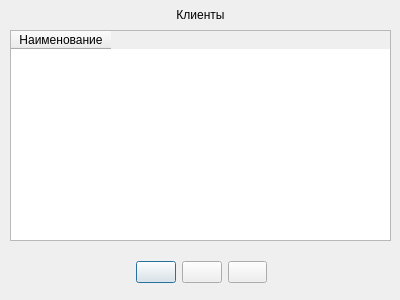
<?xml version="1.0" encoding="UTF-8"?>
<ui version="4.0">
 <class>guideDialog</class>
 <widget class="QDialog" name="guideDialog">
  <property name="windowModality">
   <enum>Qt::ApplicationModal</enum>
  </property>
  <property name="geometry">
   <rect>
    <x>0</x>
    <y>0</y>
    <width>400</width>
    <height>300</height>
   </rect>
  </property>
  <property name="minimumSize">
   <size>
    <width>400</width>
    <height>300</height>
   </size>
  </property>
  <property name="maximumSize">
   <size>
    <width>400</width>
    <height>300</height>
   </size>
  </property>
  <property name="windowTitle">
   <string/>
  </property>
  <widget class="QLabel" name="label">
   <property name="geometry">
    <rect>
     <x>105</x>
     <y>5</y>
     <width>191</width>
     <height>20</height>
    </rect>
   </property>
   <property name="styleSheet">
    <string notr="true">font: 75 12pt &quot;MS Shell Dlg 2&quot;;</string>
   </property>
   <property name="text">
    <string>Клиенты</string>
   </property>
   <property name="alignment">
    <set>Qt::AlignCenter</set>
   </property>
  </widget>
  <widget class="QTableWidget" name="tableWidget">
   <property name="geometry">
    <rect>
     <x>10</x>
     <y>30</y>
     <width>381</width>
     <height>211</height>
    </rect>
   </property>
   <column>
    <property name="text">
     <string>Наименование</string>
    </property>
   </column>
  </widget>
  <widget class="QWidget" name="horizontalLayoutWidget">
   <property name="geometry">
    <rect>
     <x>136</x>
     <y>257</y>
     <width>131</width>
     <height>30</height>
    </rect>
   </property>
   <layout class="QHBoxLayout" name="horizontalLayout">
    <item>
     <widget class="QPushButton" name="addButton">
      <property name="text">
       <string/>
      </property>
      <property name="icon">
       <iconset>
        <normaloff>../../icons/add48.png</normaloff>../../icons/add48.png</iconset>
      </property>
     </widget>
    </item>
    <item>
     <widget class="QPushButton" name="editButton">
      <property name="text">
       <string/>
      </property>
      <property name="icon">
       <iconset>
        <normaloff>../../icons/edit48.png</normaloff>../../icons/edit48.png</iconset>
      </property>
     </widget>
    </item>
    <item>
     <widget class="QPushButton" name="delButton">
      <property name="text">
       <string/>
      </property>
      <property name="icon">
       <iconset>
        <normaloff>../../icons/delete48.png</normaloff>../../icons/delete48.png</iconset>
      </property>
     </widget>
    </item>
   </layout>
  </widget>
 </widget>
 <resources/>
 <connections/>
</ui>
